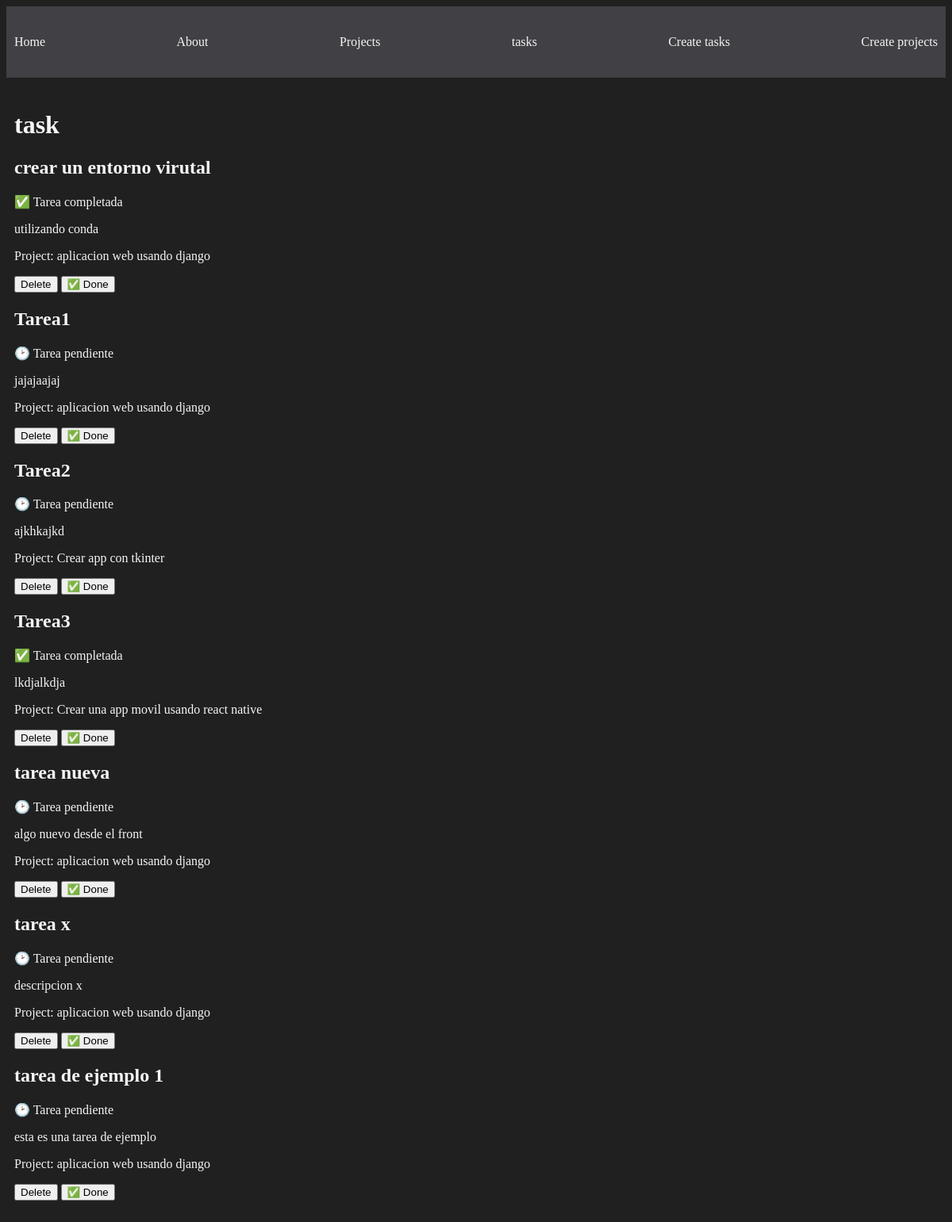
/tasks/, run on the app's committed database.
### myapp/models.py (models this page shows, shortened)
class Task(models.Model):
    title = models.CharField(max_length=200)
    description = models.TextField(max_length=200)
    project = models.ForeignKey(project, on_delete=models.CASCADE)
    done = models.BooleanField(default=False)

class project(models.Model):
    name = models.CharField(max_length=200)
    def __str__(self):
        return self.name

### myapp/views.py (the view)
# urls.py: path('tasks/', views.tasks, name="tasks"),
def tasks(request):
    tasks = Task.objects.all()
    return render(request, 'tasks/tasks.html', {'tasks': tasks})

### myapp/templates/tasks/tasks.html
{%extends 'base.html'%}
{% block content %}
<h1>task</h1>
{% for task in tasks %}
<div>
    <h2>{{task.title}}</h2>
    {% if task.done == False%}
    🕑 Tarea pendiente</p>
    {%endif%}
    {% if task.done == True%}
    <p> ✅ Tarea completada</p>
    {%endif%}
    <p>{{task.description}}</p>
    <p>Project: {{task.project}}</p>
    <button>
        Delete
    </button>
    <button>
        ✅ Done
    </button>
</div>
{%endfor%}
{% endblock %}

### myapp/templates/base.html (shortened to what this page needs)
{% load static %}
<!DOCTYPE html>
<html lang="en">
<head>
    <link rel="stylesheet" href="{% static '/css/main.css' %}">
</head>
<body>
    <nav class="navbar container">
        <ul>
            <li>
                <a href="/">Home</a>
            </li>
            <li>
                <a href="{%url 'about'%}">About</a>
            </li>
            <li>
                <a href="{%url 'projects'%}">Projects</a>
            </li>
            <li>
                <a href="{%url 'tasks'%}">tasks</a>
            </li>
            <li>
                <a href="{%url 'create_tasks'%}">Create tasks</a>
            </li>
            <li>
                <a href="{%url 'create_project'%}">Create projects</a>
            </li>
        </ul>
    </nav>
    <main class="container">
        {% block content%}
        {%endblock%}
    </main>
</body>
</html>

### myapp/static/css/main.css (style rules this page uses)
body { background-color: #202020; color:whitesmoke; }
.navbar { background-color: #404045; padding: 5px 0; }
.navbar ul { display: flex; justify-content: space-between; list-style-type: none; padding: 0; }
.navbar ul li { list-style: none; }
.navbar ul li a { color: whitesmoke; text-decoration: none; }
.container { max-width: 1200px; margin: 0 auto; padding: 20px 10px; }

### data on the page
Task: title "crear un entorno virutal", done "✅ Tarea completada", description "utilizando conda", project "aplicacion web usando django"
Task: title "Tarea1", done "🕑 Tarea pendiente", description "jajajaajaj", project "aplicacion web usando django"
Task: title "Tarea2", done "🕑 Tarea pendiente", description "ajkhkajkd", project "Crear app con tkinter"
Task: title "Tarea3", done "✅ Tarea completada", description "lkdjalkdja", project "Crear una app movil usando react native"
Task: title "tarea nueva", done "🕑 Tarea pendiente", description "algo nuevo desde el front", project "aplicacion web usando django"
Task: title "tarea x", done "🕑 Tarea pendiente", description "descripcion x", project "aplicacion web usando django"
Task: title "tarea de ejemplo 1", done "🕑 Tarea pendiente", description "esta es una tarea de ejemplo", project "aplicacion web usando django"
